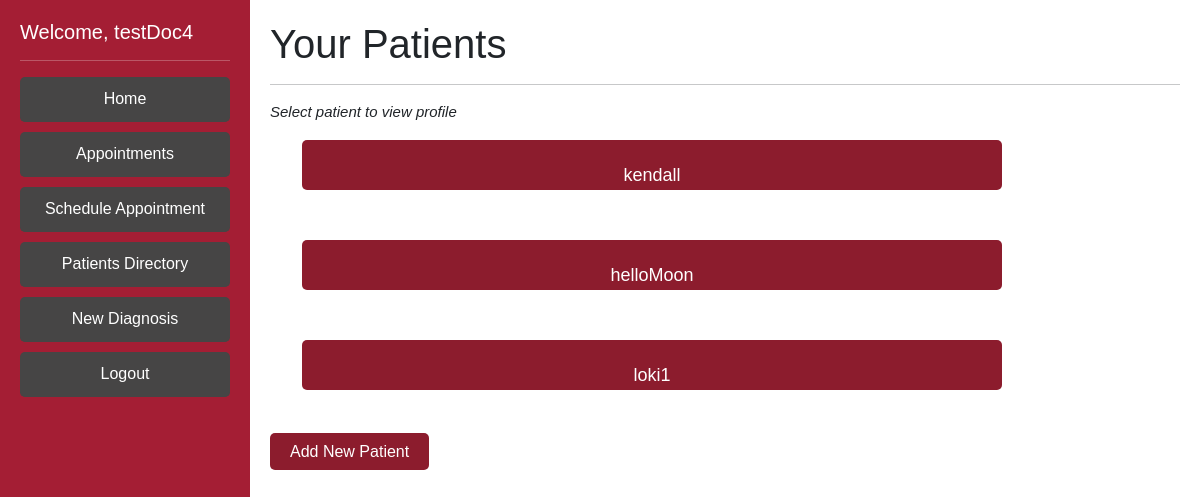
Before: /viewPatients (signed in) with the older database file.
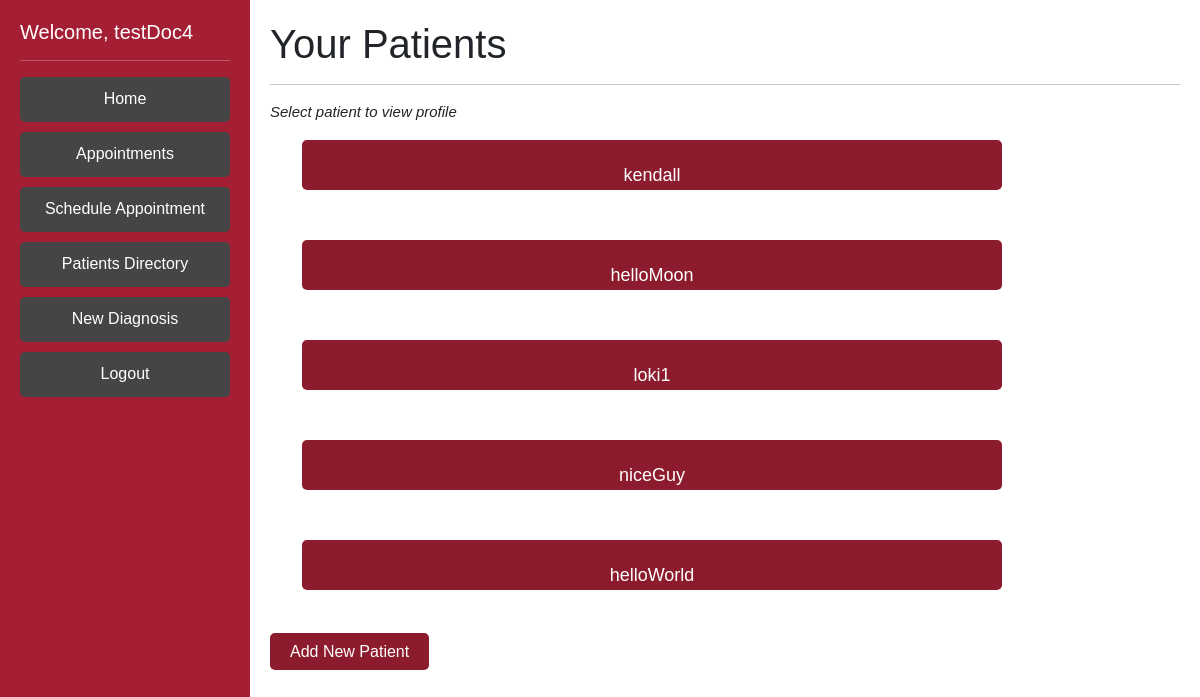
After: the same page with the newer database file.
### DoctorPortal/models.py (models this page shows, shortened)
class PatientDoctor(models.Model):
    staffUser = models.ForeignKey(Patient, on_delete=models.CASCADE, related_name='doctorUser', default='')
    patient = models.ForeignKey(Patient, on_delete=models.CASCADE, related_name='patientUser', default='')
    updaterUsername = models.CharField(max_length=100, default = '')
    AccessLevelChoices = [('A', "Admin"), ('V', "Viewer")] #see all info or just necessary info
    AccessLevel = models.CharField(max_length=1, choices=AccessLevelChoices, default='V')
    lastUpdated = EncryptedDateTimeField(auto_now=True) # time the patient info was last edited
    createdAt = EncryptedDateTimeField(auto_now_add=True) # time the patient was created

class Patient(AbstractBaseUser):
    phone = EncryptedIntegerField() # 1 (999)-999-9999 11 long
    ssn = EncryptedCharField(unique=True, max_length=9) #ssn should be unique
    address = EncryptedCharField(max_length=200, default= '')
    username = models.CharField(max_length=100, default = '', unique=True)
    password = EncryptedCharField(max_length=25, default='')
    createdAt = EncryptedDateTimeField(auto_now_add=True) # time the patient was created
    lastUpdated = EncryptedDateTimeField(auto_now=True) # time the patient info was last edited
    fname = models.CharField(max_length=50)
    lname = EncryptedCharField(max_length=50)
    sex = models.CharField(max_length=1) # M or F
    symptoms = EncryptedTextField(default='na') #large body of text
    age = models.PositiveIntegerField(validators=[MaxValueValidator(130), MinValueValidator(0)], default=None) # 0 - 130 yrs old
    weight = models.PositiveIntegerField(validators=[MinValueValidator(1), MaxValueValidator(2000)], default=None) # 1-2000lbs
    allergies = EncryptedTextField(default='na') # known allergies
    history = EncryptedTextField(default='na') # the medical history
    otp_verification_secret = models.CharField(max_length=50, default='')
    is_patient = models.BooleanField('patientStatus', default=True)
    is_doctor = models.BooleanField('doctorStatus', default=False)
    objects = PatientManager()
    USERNAME_FIELD = 'username'
    REQUIRED_FIELDS = []

### DoctorPortal/views.py (the view)
# urls.py: path('viewPatients', views.viewPatients, name='viewPatients'),
def viewPatients(request):
    current_user = request.user
    if (current_user.is_doctor == False):
        return HttpResponseRedirect('/login')
    myPatients = PatientDoctor.objects.filter(staffUser = current_user)
    return render(request, 'viewPatients_doctor.html', context = {"patients": myPatients})

### DoctorPortal/templates/viewPatients_doctor.html
{% extends 'base_doctor.html' %}
{% block content %}
<div class="jumbotron">
    <h1 class="display-7">Your Patients</h1>
    <hr class="my-3">
    <p class="text">Select patient to view profile</p>
</div>
    {% if patients %}
        <ul>
            {% for p in patients %}
            <a class="widelink" href="{% url 'viewProfileDoctorSecure' patientUsername=p.patient.username %}">{{p.patient.username}} </a> <br>
                {% endfor %}
        </ul>
    {% endif %}
    <a href="/addPatient">Add New Patient</a> <br>
{% endblock content %}

Changed rows visible on the page:
added PatientDoctor: patient.username "niceGuy"
added PatientDoctor: patient.username "helloWorld"
